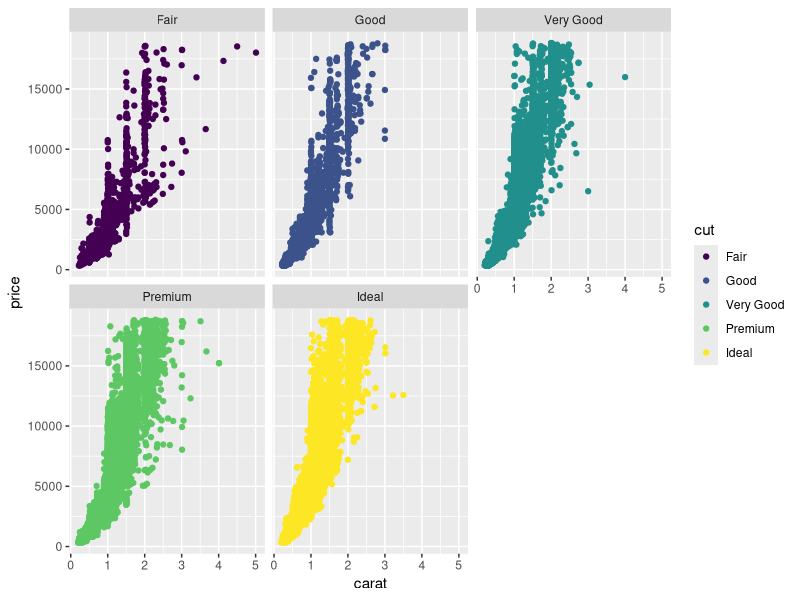

Here is the R script that generated this plot: (Note: this script raises an error after producing the figure.)
# EDA on Diamonds Dataset

# import libraires

library(ggplot2)
library(tidyverse)
library(dplyr)


data(diamonds)

View(diamonds)
?diamonds


str(diamonds)
summary(diamonds)
glimpse(diamonds)


ggplot(diamonds, aes(x= carat , y=price,color=cut)) + geom_point()+facet_wrap(~cut) 


#sumarize with dply
diamonds  %>%
  group_by(cut) %>%
  summarise(mean(price))


#normal disturbution
ks.test(diamonds$price)
?ks.test